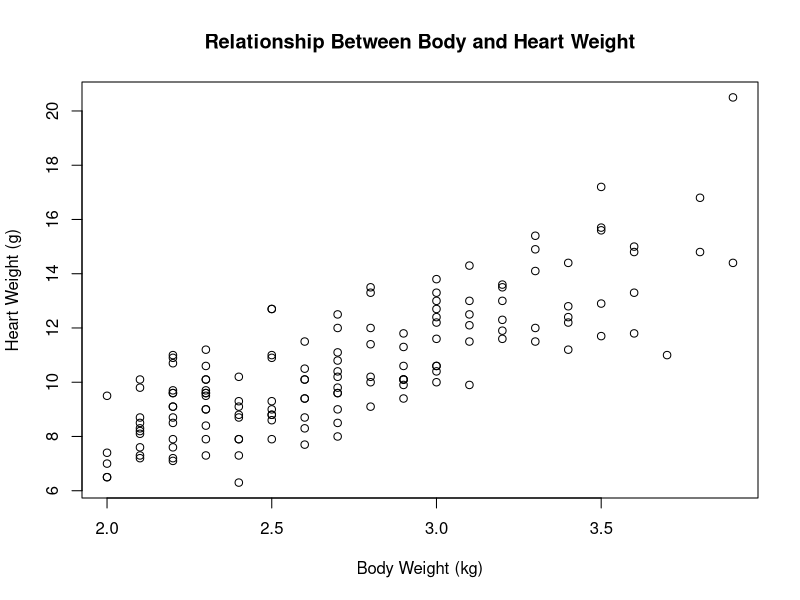
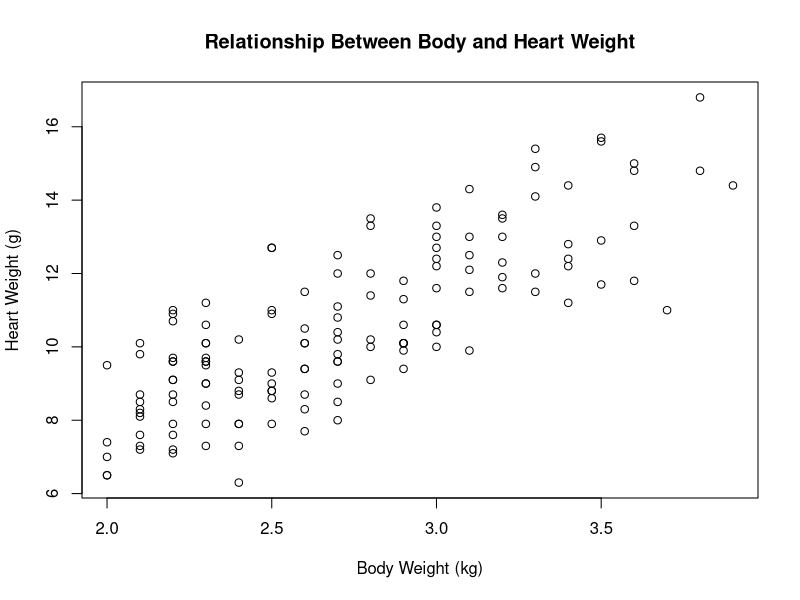
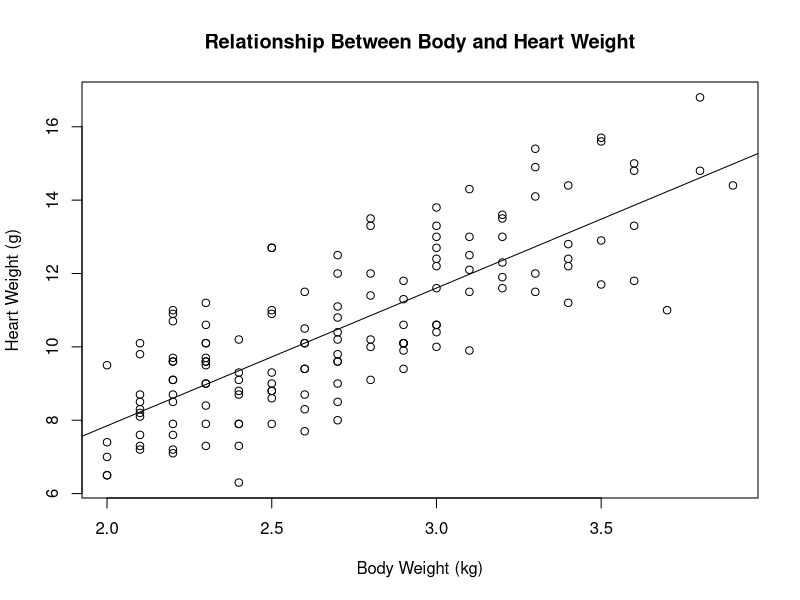
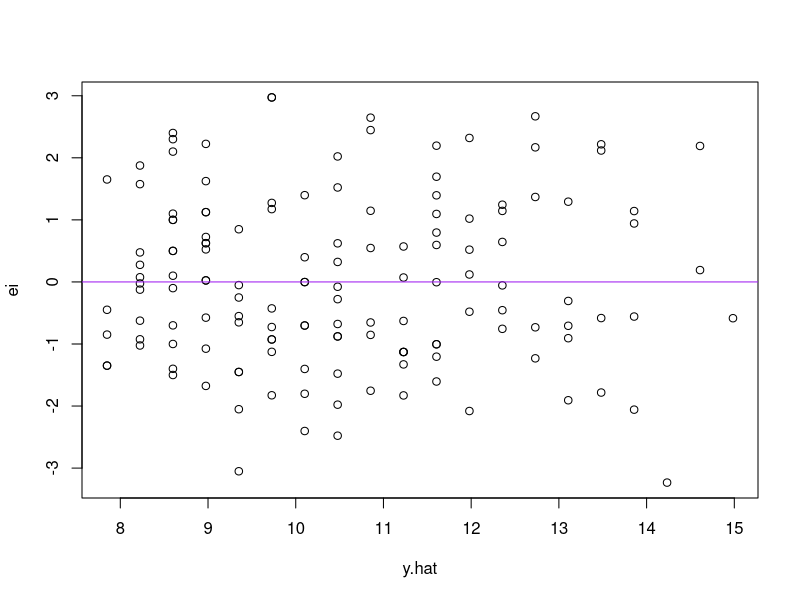
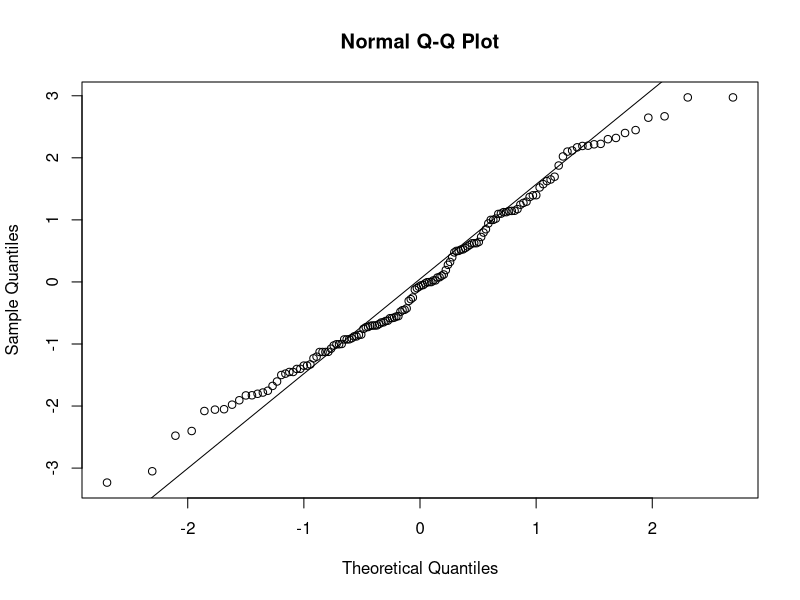

These charts were generated, in order, by the following R code:
## ---- chunk 1
library("MASS")
head(cats)
## ---- chunk 2
names(cats)
## ---- chunk 3
plot(cats$Bwt,cats$Hwt,xlab = "Body Weight (kg)", ylab = "Heart Weight (g)",main = "Relationship Between Body and Heart Weight")
## ---- chunk 4
Q1.Y = quantile(cats$Hwt,0.25)
Q3.Y = quantile(cats$Hwt,0.75)
lower.Y = Q1.Y - 1.5*(Q3.Y-Q1.Y)
upper.Y = Q3.Y + 1.5*(Q3.Y-Q1.Y)
outliers.Y = which(cats$Hwt > upper.Y | cats$Hwt < lower.Y)

Q1.X = quantile(cats$Bwt,0.25)
Q3.X = quantile(cats$Bwt,0.75)
lower.X = Q1.X - 1.5*(Q3.X-Q1.X)
upper.X = Q3.X + 1.5*(Q3.X-Q1.X)
outliers.X = which(cats$Bwt > upper.X | cats$Bwt < lower.X)

data.no.outliers = cats[-c(outliers.X,outliers.Y),] #this removes the corresponding rows with outliers
## ---- chunk 5
plot(data.no.outliers$Bwt,data.no.outliers$Hwt,xlab = "Body Weight (kg)", ylab = "Heart Weight (g)",main = "Relationship Between Body and Heart Weight")
## ---- chunk 6
outliers.X #For body weight
outliers.Y #For heart weight
## ---- chunk 7
cats[c(outliers.X,outliers.Y),]
## ---- chunk 8
lin.model = lm(Hwt ~ Bwt,data = data.no.outliers)
the.betas = lin.model$coefficients
s.e = summary(lin.model)$sigma
r.2 =summary(lin.model)$r.squared 
## ---- chunk 9
the.betas[1]
## ---- chunk 10
the.betas[2]
## ---- chunk 11
s.e
## ---- chunk 12
r.2
## ---- chunk 13
plot(data.no.outliers$Bwt,data.no.outliers$Hwt,xlab = "Body Weight (kg)", ylab = "Heart Weight (g)",main = "Relationship Between Body and Heart Weight")
abline(the.betas)
## ---- chunk 14
confint(lin.model,level = 0.90)
## ---- chunk 15
both.CI = confint(lin.model,level = 0.95)
slope.CI = both.CI[2,]
## ---- chunk 16
y.hat = lin.model$fitted.values
ei = lin.model$residuals
plot(y.hat,ei)
abline(h = 0, col = "purple")
## ---- chunk 17
qqnorm(ei)
qqline(ei)
## ---- chunk 18
shapiro.test(ei)
